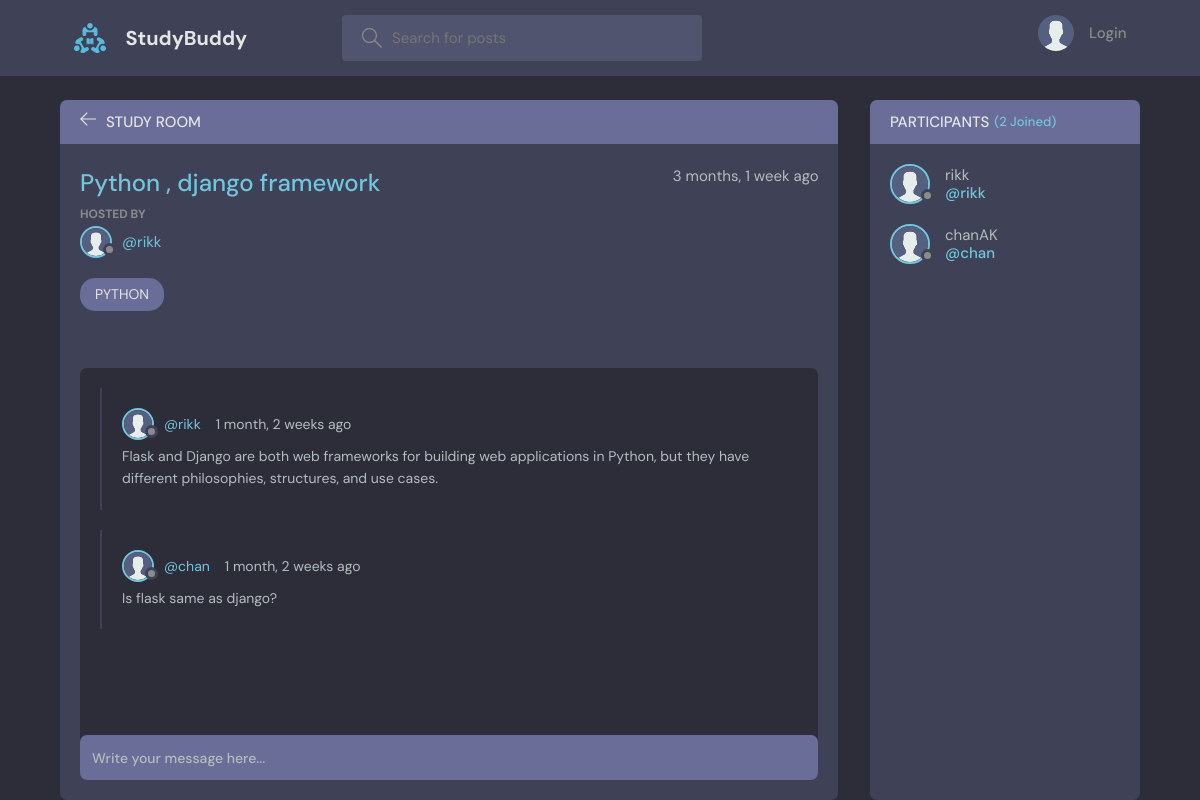
Page /room/2/ on the committed database.
### base/models.py (models this page shows, shortened)
class Room(models.Model):
    host = models.ForeignKey(User, on_delete=models.SET_NULL, null=True)
    topic = models.ForeignKey(Topic, on_delete=models.SET_NULL, null=True)
    name = models.CharField(max_length=200)
    description = models.TextField(null=True, blank=True)
    participants = models.ManyToManyField(
        User, related_name='participants', blank=True)
    updated = models.DateTimeField(auto_now=True)
    created = models.DateTimeField(auto_now_add=True)
    class Meta:
        ordering = ['-updated', '-created']

class User(AbstractUser):
    name = models.CharField(max_length=200, null=True)
    email = models.EmailField(unique=True, null=True)
    bio = models.TextField(null=True)
    avatar = models.ImageField(null=True, default="avatar.svg")
    USERNAME_FIELD = 'email'
    REQUIRED_FIELDS = []

class Topic(models.Model):
    name = models.CharField(max_length=200)
    def __str__(self):
        return self.name

class Message(models.Model):
    user = models.ForeignKey(User, on_delete=models.CASCADE)
    room = models.ForeignKey(Room, on_delete=models.CASCADE)
    body = models.TextField()
    updated = models.DateTimeField(auto_now=True)
    created = models.DateTimeField(auto_now_add=True)
    class Meta:
        ordering = ['-updated', '-created']

### base/views.py (the view, shortened to what this page needs)
# urls.py: path('room/<str:pk>/', views.room, name="room"),
def room(request, pk):
    room = Room.objects.get(id=pk)
    room_messages = room.message_set.all()
    participants = room.participants.all()
    context = {'room': room, 'room_messages': room_messages,
               'participants': participants}
    return render(request, 'base/room.html', context)

### base/templates/base/room.html (shortened to what this page needs)
{% extends 'main.html' %}
{% block content %}
<main class="profile-page layout layout--2">
  <div class="container">
    <div class="room">
      <div class="room__top">
        <div class="room__topLeft">
          <a href="{% url 'home' %}">
            <svg version="1.1" xmlns="http://www.w3.org/2000/svg" width="32" height="32" viewBox="0 0 32 32">
              <title>arrow-left</title>
              <path
                d="M13.723 2.286l-13.723 13.714 13.719 13.714 1.616-1.611-10.96-10.96h27.625v-2.286h-27.625l10.965-10.965-1.616-1.607z">
              </path>
            </svg>
          </a>
          <h3>Study Room</h3>
        </div>
      </div>
      <div class="room__box scroll">
        <div class="room__header scroll">
          <div class="room__info">
            <h3>{{room.name}}</h3>
            <span>{{room.created|timesince}} ago</span>
          </div>
          <div class="room__hosted">
            <p>Hosted By</p>
            <a href="{% url 'user-profile' room.host.id %}" class="room__author">
              <div class="avatar avatar--small">
                <img src="{{room.host.avatar.url}}" />
              </div>
              <span>@{{room.host.username}}</span>
            </a>
          </div>
          <span class="room__topics">{{room.topic}}</span>
        </div>
        <div class="room__conversation">
          <div class="threads scroll">
            {% for message in room_messages %}
            <div class="thread">
              <div class="thread__top">
                <div class="thread__author">
                  <a href="{% url 'user-profile' message.user.id %}" class="thread__authorInfo">
                    <div class="avatar avatar--small">
                      <img src="{{message.user.avatar.url}}" />
                    </div>
                    <span>@{{message.user.username}}</span>
                  </a>
                  <span class="thread__date">{{message.created|timesince}} ago</span>
                </div>
              </div>
              <div class="thread__details">
                {{message.body}}
              </div>
            </div>
            {% endfor %}
          </div>
        </div>
      </div>
      <div class="room__message">
        <form action="" method="POST">
          <input name="body" placeholder="Write your message here..." />
        </form>
      </div>
    </div>
    <div class="participants">
      <h3 class="participants__top">Participants <span>({{participants.count}} Joined)</span></h3>
      <div class="participants__list scroll">
        {% for user in participants %}
        <a href="{%  url 'user-profile' user.id %}" class="participant">
          <div class="avatar avatar--medium">
            <img src="{{user.avatar.url}}" />
          </div>
          <p>
            {{user.name}}
            <span>@{{user.username}}</span>
          </p>
        </a>
        {% endfor %}
      </div>
    </div>
  </div>
</main>
{% endblock content %}

### rows in the picture
Room: name "Python , django framework", created "3 months, 1 week", host.avatar (placeholder picture), host.username "rikk", topic "PYTHON"
Message: user.avatar (placeholder picture), user.username "rikk", created "1 month, 2 weeks", body "Flask and Django are both web frameworks for building web applications in Python, but they have different philosophies, structures, and use cases."
Message: user.avatar (placeholder picture), user.username "chan", created "1 month, 2 weeks", body "Is flask same as django?"
User: avatar (placeholder picture), name "rikk", username "rikk"
User: avatar (placeholder picture), name "chanAK", username "chan"

### other values in the picture
{{ participants.count }} "2"
